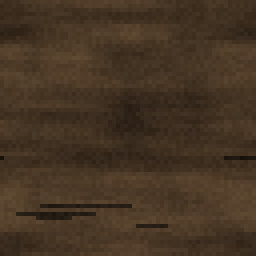
#> input picture development/textures_src/house/beam.png, 64 x 64 px (shown 4 times larger); its folder holds only this picture in this run
$ python make_wad.py
#> lines starting #> are read from the running program, lines starting #| are printed output that depends on the picture
#!/usr/bin/env python3
"""Pack PNG textures into a GoldSrc / Xash3D WAD3 file.

Each PNG becomes one miptex lump (type 0x43) with 4 mip levels and its own
256-colour palette, exactly like textures made with Wally / wadmaker.

Rules (same as GoldSrc):
  * file name (without .png) is the texture name, max 15 characters
  * width and height must be multiples of 16
  * names starting with '{' are masked textures: pure blue (0,0,255) in the
    PNG becomes palette index 255 (transparent)

Usage:
  python3 make_wad.py <png_dir> <out.wad>
  python3 make_wad.py            # defaults: textures_src/house -> game/textures/btt_house.wad
"""
import os
import struct
import sys
from PIL import Image

ROOT = os.path.abspath(os.path.join(os.path.dirname(__file__), "..", ".."))
DEF_SRC = os.path.join(ROOT, "development", "textures_src", "house")
DEF_OUT = os.path.join(ROOT, "game", "textures", "btt_house.wad")


def quantize(img, masked):
    """Return (palette_bytes[768], [mip0..mip3 index bytes])."""
    img = img.convert("RGB")
    w, h = img.size
    if masked:
        # reserve index 255 for transparency
        px = img.load()
        mask = [[px[x, y] == (0, 0, 255) for x in range(w)] for y in range(h)]
        q = img.quantize(255, method=Image.Quantize.MEDIANCUT, dither=Image.Dither.NONE)
    else:
        mask = None
        q = img.quantize(256, method=Image.Quantize.MEDIANCUT, dither=Image.Dither.NONE)
    pal = q.getpalette()[:768]
    pal += [0] * (768 - len(pal))
    if masked:
        pal[765:768] = [0, 0, 255]
    pal_img = Image.new("P", (1, 1))
    pal_img.putpalette(pal)
    mips = []
    for level in range(4):
        mw, mh = w >> level, h >> level
        if level == 0:
            src = img
        else:
            src = img.resize((mw, mh), Image.Resampling.BOX)
        qi = src.quantize(palette=pal_img, dither=Image.Dither.NONE)
        data = bytearray(qi.tobytes())
        if masked:
            # a mip pixel is transparent if any of its source pixels was
            step = 1 << level
            for y in range(mh):
                for x in range(mw):
                    if any(mask[y * step + j][x * step + i]
                           for j in range(step) for i in range(step)):
                        data[y * mw + x] = 255
                    elif data[y * mw + x] == 255:
                        data[y * mw + x] = 254
        mips.append(bytes(data))
    return bytes(pal), mips


def miptex_lump(name, img):
    w, h = img.size
    if w % 16 or h % 16:
        raise ValueError("%s: size %dx%d is not a multiple of 16" % (name, w, h))
    if len(name) > 15:
        raise ValueError("%s: texture name longer than 15 chars" % name)
    pal, mips = quantize(img, name.startswith("{"))
    header_size = 16 + 4 + 4 + 16
    offsets = []
    pos = header_size
    for m in mips:
        offsets.append(pos)
        pos += len(m)
    data = bytearray()
    data += name.encode("ascii").ljust(16, b"\0")
    data += struct.pack("<II", w, h)
    data += struct.pack("<4I", *offsets)
    for m in mips:
        data += m
    data += struct.pack("<H", 256)
    data += pal
    data += b"\0\0"  # pad
    while len(data) % 4:
        data += b"\0"
    return bytes(data)


def build_wad(src_dir, out_path):
    names = sorted(f for f in os.listdir(src_dir) if f.lower().endswith(".png"))
    lumps = []
    for f in names:
        name = f[:-4]
        img = Image.open(os.path.join(src_dir, f))
        lumps.append((name, miptex_lump(name, img)))
    out = bytearray(b"WAD3" + struct.pack("<ii", len(lumps), 0))
    dirents = []
    for name, data in lumps:
        dirents.append((len(out), len(data), name))
        out += data
    dir_ofs = len(out)
    for pos, size, name in dirents:
        out += struct.pack("<iiibbh", pos, size, size, 0x43, 0, 0)
        out += name.encode("ascii").ljust(16, b"\0")
    struct.pack_into("<i", out, 8, dir_ofs)
    os.makedirs(os.path.dirname(out_path), exist_ok=True)
    with open(out_path, "wb") as fp:
        fp.write(out)
    return len(lumps), len(out)


def main():
    src = sys.argv[1] if len(sys.argv) > 1 else DEF_SRC
    out = sys.argv[2] if len(sys.argv) > 2 else DEF_OUT
    n, size = build_wad(src, out)
#> in build_wad, img is the input picture: PIL image 64x64 RGB; mean R, G, B 70, 52.8, 35.9
#> in quantize, `pal = q.getpalette()[:768]`: pal = 768 values, max 93 at index 0, min 14 at index 767, mean 53.03
#> the loop in quantize, `for level in range(4):` made 4 passes
#> pass 2, in quantize, `src = img.resize((mw, mh), Image.Resampling.BOX)`:
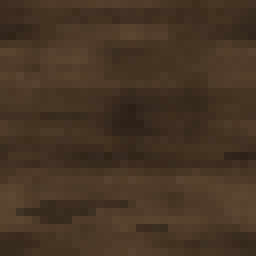
#> src: PIL image 32x32 RGB (shown 8 times larger); mean R, G, B 70.5, 53.3, 36.4
#> after the loop in quantize, `for level in range(4):`: mips = 4 items
#> the loop in miptex_lump, `for m in mips:` made 4 passes
#> pos on passes 1 to 4: 4136, 5160, 5416, 5480
#> after the loop in miptex_lump, `for m in mips:`: offsets = [40, 4136, 5160, 5416]; pos = 5480
#> the loop in miptex_lump, `for m in mips:` made 4 passes
#> the loop in build_wad, `for name, data in lumps:` made 1 pass
#> name on pass 1: 'beam'
#> after the loop in build_wad, `for name, data in lumps:`: dirents = [(12, 6252, 'beam')]
#> in build_wad, `dir_ofs = len(out)`: dir_ofs = 6264
#> the loop in build_wad, `for pos, size, name in dirents:` made 1 pass
#> n = 1; size = 6296
    print("%s: %d textures, %d KB" % (out, n, size // 1024))
#| game/textures/btt_house.wad: 1 textures, 6 KB


if __name__ == "__main__":
    main()
